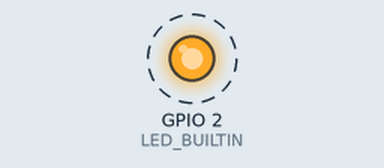
Recording of a sketch running on a simulated ESP32. Parts: output pins drawn as LEDs (lit = HIGH). Dashed ring = blinking. What the sketch prints to the serial monitor is not drawn.

Above: at 3.5 s.
Timing chart, 0 to 7.6 s (numbered marks = the images above):
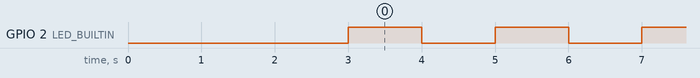

Measured:
- by itself, GPIO 2 (LED_BUILTIN): alternates HIGH for 1.0 s and LOW for 1.0 s

The sketch:

01_esp32_blink_test.ino
```cpp
// =========================================
// 01 - ESP32 Blink Test
// Got it off a public domain built-in arduino code
// A test to see if ESP32 is responding
// Found out my ESP32 led did not work
// Tested to see if it was responding by serial moniter output
// =========================================

void setup() {
  pinMode(LED_BUILTIN, OUTPUT);

  Serial.begin(115200); //Check everytime
  delay(3000);

  Serial.println("ESP32 Blink Test");
  Serial.println("ESP32 is working");
}

void loop() {
  digitalWrite(LED_BUILTIN, HIGH);
  Serial.println("LED ON");
  delay(1000);

  digitalWrite(LED_BUILTIN, LOW);
  Serial.println("LED OFF");
  delay(1000);
}
```
